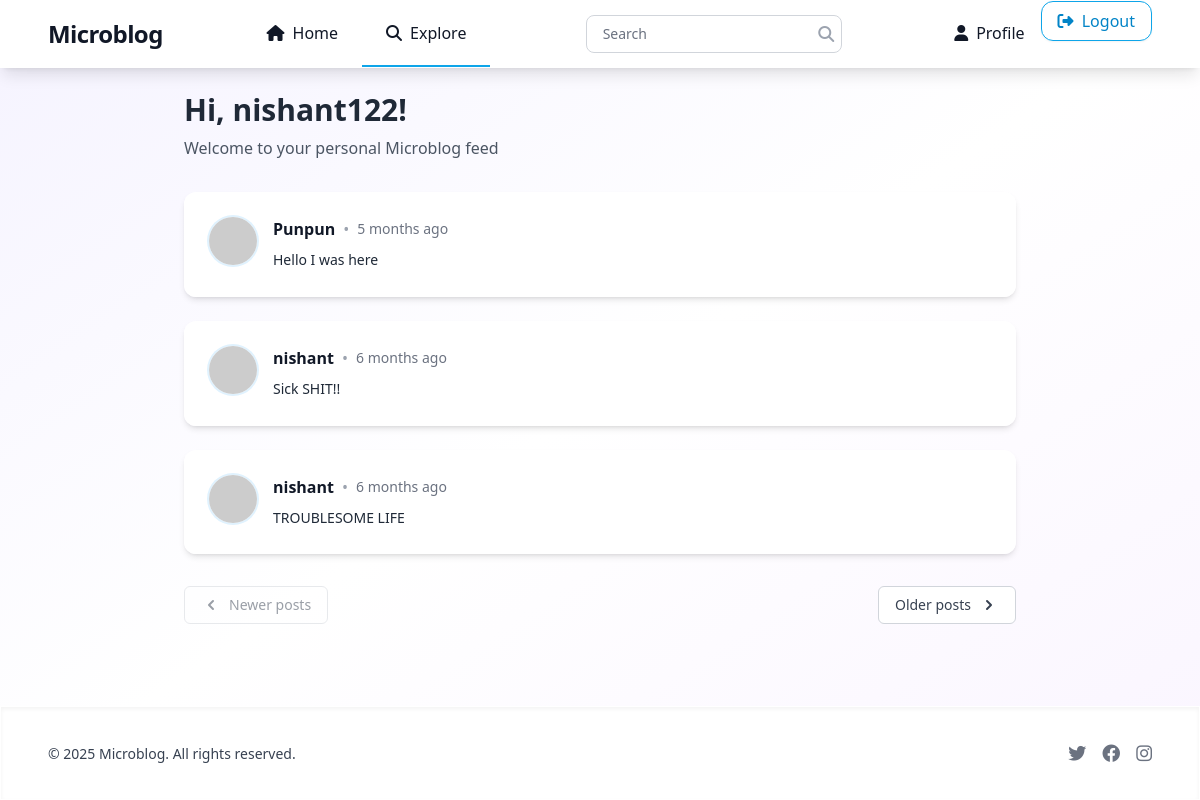
The app's page /Explore (signed in) with its own data.
### Projectdir/models.py (models this page shows, shortened)
class User(UserMixin, db.Model):
    __tablename__ = 'user'
    id = db.Column(db.Integer, primary_key=True)
    username = db.Column(db.String(64), index=True, unique=True)
    email = db.Column(db.String(120), index=True, unique=True)
    password_hash = db.Column(db.String(120))
    about_me = db.Column(db.String(140))
    last_seen = db.Column(db.DateTime, default=datetime.utcnow)
    posts = db.relationship('Post', backref='author', lazy='dynamic')
    followed = db.relationship('User', secondary=followers,
        primaryjoin=(followers.c.follower_id==id),
        secondaryjoin=(followers.c.followed_id==id),
        backref=db.backref('followers', lazy='dynamic'), lazy='dynamic')
    __searchable__ = ['body']
    def avatar(self,size):
        digest = md5(self.email.lower().encode('utf-8')).hexdigest()
        return 'https://www.gravatar.com/avatar/{}?d=identicon&s={}'.format(digest,size)
    @login.user_loader
    def load_user(id):
        return User.query.get(int(id))

class SearchableMixin(object):
    @classmethod
    def before_commit(cls, session):
        session._changes = {
        'add': list(session.new),
            'update': list(session.dirty),
            'delete': list(session.deleted)
        }
    @classmethod
    def after_commit(cls, session):
        for obj in session._changes['add']:
            if isinstance(obj, SearchableMixin):
                add_to_index(obj.__tablename__, obj)
        for obj in session._changes['update']:
            if isinstance(obj, SearchableMixin):
                add_to_index(obj.__tablename__, obj)
        for obj in session._changes['delete']:
            if isinstance(obj, SearchableMixin):
                remove_from_index(obj.__tablename__, obj)
        session._changes = None

class Post(SearchableMixin, db.Model):
    __searchable__ = ['body']
    id = db.Column(db.Integer, primary_key=True)
    body = db.Column(db.String(140))
    timestamp = db.Column(db.DateTime, index=True, default=datetime.utcnow)
    user_id = db.Column(db.Integer, db.ForeignKey('user.id'))

### Projectdir/routes.py (the view)
@app.route('/Explore')
@login_required
def Explore():
    page = request.args.get('page', 1, type=int)
    posts = Post.query.order_by(Post.timestamp.desc()).paginate(
        page=page,
        per_page=app.config['POSTS_PER_PAGE'],
        error_out=False
    )
    next_url = url_for('Explore', page=posts.next_num) if posts.has_next else None
    prev_url = url_for('Explore', page=posts.prev_num) if posts.has_prev else None
    print(f"Current page: {page}")
    print(f"Has previous page: {posts.has_prev}")
    print(f"Has next page: {posts.has_next}")
    print(f"Previous page number: {posts.prev_num}")
    print(f"Next page number: {posts.next_num}")
    return render_template('index.html',
                        title='Explore',
                        posts=posts.items,
                        next_url=next_url,
                        prev_url=prev_url)

### Projectdir/forms.py
class searchForm(FlaskForm):
    q=StringField('Search')
    def __init__(self,*args,**kwargs):
        if 'formdata' not in kwargs:
            kwargs['formdata']=request.args
        if 'csrf_enabled' not in kwargs:
            kwargs['csrf_enabled']=False
        super(searchForm,self).__init__(*args,**kwargs)

### Projectdir/routes.py (called while the page is built)
@app.before_request
def before_request():
    if current_user.is_authenticated:
        current_user.last_seen = datetime.utcnow()
        db.session.commit()
        g.search_form = searchForm()

### Projectdir/templates/index.html (shortened to what this page needs)
{% extends "base.html" %}
{% block content %}
<div class="max-w-4xl mx-auto">
    <div class="mb-8">
        <h1 class="text-3xl font-bold text-gray-800">Hi, {{ current_user.username }}!</h1>
        <p class="text-gray-600 mt-2">Welcome to your personal Microblog feed</p>
    </div>
    <div class="space-y-6">
        {% for post in posts %}
            {% include '_post.html' %}
        {% endfor %}
    </div>
    <nav class="flex items-center justify-between mt-8" aria-label="Pagination">
        <div class="flex-1">
            <a href="{{ prev_url or '#' }}" class="{% if not prev_url %}pointer-events-none opacity-50{% endif %} relative inline-flex items-center px-4 py-2 text-sm font-medium text-gray-700 bg-white border border-gray-300 rounded-md hover:bg-gray-50">
                <svg class="w-5 h-5 mr-2" xmlns="http://www.w3.org/2000/svg" viewBox="0 0 20 20" fill="currentColor">
                    <path fill-rule="evenodd" d="M12.707 5.293a1 1 0 010 1.414L9.414 10l3.293 3.293a1 1 0 01-1.414 1.414l-4-4a1 1 0 010-1.414l4-4a1 1 0 011.414 0z" clip-rule="evenodd" />
                </svg>
                Newer posts
            </a>
        </div>
        <div class="flex-1 flex justify-end">
            <a href="{{ next_url or '#' }}" class="{% if not next_url %}pointer-events-none opacity-50{% endif %} relative inline-flex items-center px-4 py-2 text-sm font-medium text-gray-700 bg-white border border-gray-300 rounded-md hover:bg-gray-50">
                Older posts
                <svg class="w-5 h-5 ml-2" xmlns="http://www.w3.org/2000/svg" viewBox="0 0 20 20" fill="currentColor">
                    <path fill-rule="evenodd" d="M7.293 14.707a1 1 0 010-1.414L10.586 10 7.293 6.707a1 1 0 011.414-1.414l4 4a1 1 0 010 1.414l-4 4a1 1 0 01-1.414 0z" clip-rule="evenodd" />
                </svg>
            </a>
        </div>
    </nav>
</div>
{% endblock %}

### Projectdir/templates/_post.html
<div class="glass-effect rounded-xl p-6 shadow-md border border-white/20 hover:shadow-lg transition-all duration-300">
    <div class="flex items-start space-x-4">
        <div class="flex-shrink-0">
            <a href="{{ url_for('user', username=post.author.username) }}" class="block">
                <img src="{{ post.author.avatar(50) }}"
                     class="w-12 h-12 rounded-full ring-2 ring-primary-100 hover:ring-primary-300 transition-all duration-300"
                     alt="{{ post.author.username }}'s avatar"/>
            </a>
        </div>
        <div class="flex-1 min-w-0">
            <div class="flex items-center space-x-2 mb-2">
                <a href="{{ url_for('user', username=post.author.username) }}"
                   class="font-semibold text-gray-900 hover:text-primary-600 transition-colors">
                    {{ post.author.username }}
                </a>
                <span class="text-gray-400">•</span>
                <span class="text-sm text-gray-500">
                    {{ moment(post.timestamp).fromNow() }}
                </span>
            </div>
            <div class="text-gray-800 text-sm leading-relaxed">
                {{ post.body }}
            </div>
        </div>
    </div>
</div>

### Projectdir/templates/base.html (style rules this page uses)
.glass-effect { background: rgba(255, 255, 255, 0.95); backdrop-filter: blur(10px); border: 1px solid rgba(255, 255, 255, 0.2); }

### records on screen
User: username "nishant122"
Post: author.username "Punpun", timestamp "5 months ago", body "Hello I was here"
Post: author.username "nishant", timestamp "6 months ago", body "Sick SHIT!!"
Post: author.username "nishant", timestamp "6 months ago", body "TROUBLESOME LIFE"
